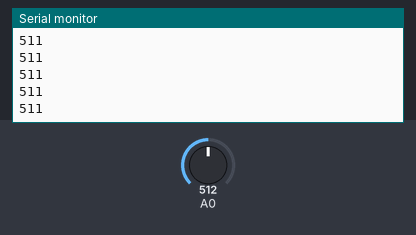
The sketch below on a simulated Arduino Uno, built with avr-gcc and run on an emulated ATmega328P. Parts: the last lines printed to the serial monitor. The test bench sets the inputs (shaded band); at power-on: A0 = 512.

Above: at 1.2 s.
1.3 s: A0 set to 716
At 1.31 s:
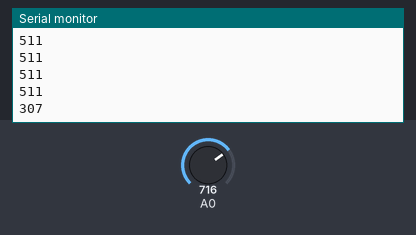
2.8 s: A0 set to 900
At 2.81 s:
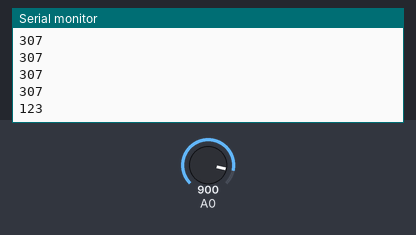
Timing chart, 0 to 5.8 s (numbered marks = the images above; inputs shaded):
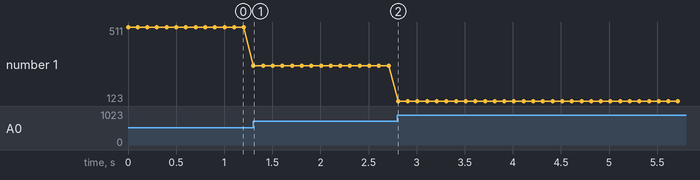

The sketch:

Episode04_Rain_drop_Sensor.ino
```cpp
void setup() {
  // put your setup code here, to run once:
pinMode(A0,INPUT);
Serial.begin(9600);
}

void loop() {
  // put your main code here, to run repeatedly:
int x = analogRead(A0);
Serial.println(-1*(x-1023));
delay(100);
}
```

Measured:
- after the input at 1.3 s, the serial monitor: prints a new line at once (image 1)
- after the input at 2.8 s, the serial monitor: prints a new line at once (image 2)
- plotted number 1: 511 → 307 after the input at 1.3 s, 307 → 123 after the input at 2.8 s
